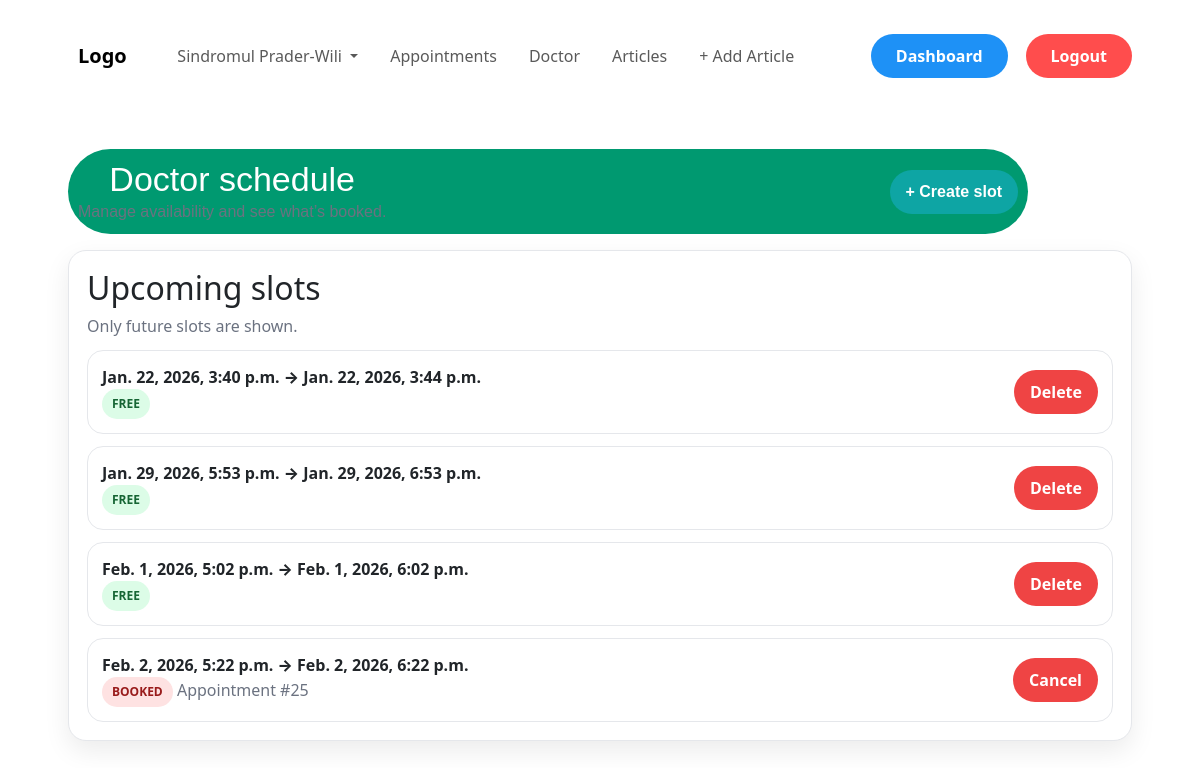
The app's page /appointments/doctor/schedule/ (signed in), older data.
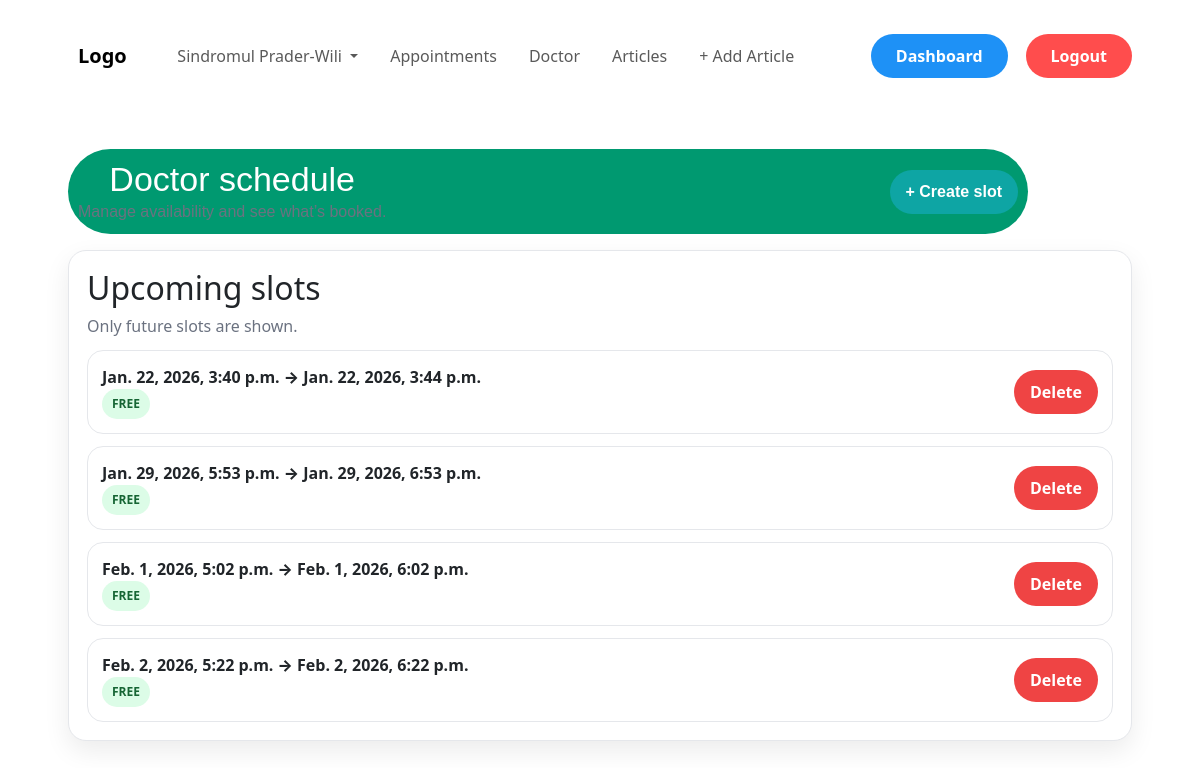
The same page, newer data.
### appointments/models.py (models this page shows, shortened)
class AppointmentSlot(models.Model):
    STATUS_CHOICES = [
        ("available", "Available"),
        ("booked", "Booked"),
        ("cancelled", "Cancelled"),
    ]
    doctor = models.ForeignKey(User, on_delete=models.CASCADE, related_name="slots")
    start_time = models.DateTimeField()
    end_time = models.DateTimeField()
    status = models.CharField(max_length=20, choices=STATUS_CHOICES, default="available")
    class Meta:
        indexes = [
            models.Index(fields=["doctor", "start_time", "status"]),
        ]

### appointments/views.py (the view)
# urls.py: path("doctor/schedule/", views.doctor_schedule, name="doctor_schedule"),
@login_required
def doctor_schedule(request: HttpRequest) -> HttpResponse:
    if not request.user.is_staff:
        return HttpResponseForbidden("Only doctors can view this page.")
    appt_id_sq = Appointment.objects.filter(
        slot_id=OuterRef("pk"),
        status="booked",
    ).values("id")[:1]
    slots = (
        AppointmentSlot.objects
        .filter(doctor=request.user, start_time__gte=timezone.now())
        .annotate(booked_appointment_id=Subquery(appt_id_sq))
        .order_by("start_time")
    )
    return render(request, "appointments/doctor_schedule.html", {"slots": slots})

### appointments/templates/appointments/doctor_schedule.html (shortened to what this page needs)
{% load static %}
<!doctype html>
<html lang="en">
<head>
   <link rel="stylesheet" href="{% static 'css/style.css' %}">
  <link rel="stylesheet" href="https://cdn.jsdelivr.net/npm/bootstrap@5.3.3/dist/css/bootstrap.min.css">
</head>
<body>
      {% include "index/navbar.html" %}
    <main class="container">
        <div class="header">
            <div>
                <h1>Doctor schedule</h1>
                <div class="muted">Manage availability and see what’s booked.</div>
            </div>
            <a class="btn" href="{% url 'appointments:doctor_create_slot' %}">+ Create slot</a>
        </div>
        <div class="card" style="margin-top:16px;">
            <h2 style="margin:0 0 6px;">Upcoming slots</h2>
            <div class="muted">Only future slots are shown.</div>
            {% for s in slots %}
            <div class="slot">
                <div>
                    <div style="font-weight:800;">
                        {{ s.start_time }} → {{ s.end_time }}
                    </div>
                    {% if s.booked_appointment_id %}
                    <span class="pill pill-booked">BOOKED</span>
                    <span class="muted">Appointment #{{ s.booked_appointment_id }}</span>
                    {% else %}
                    <span class="pill pill-free">FREE</span>
                    {% endif %}
                </div>
                {% if s.booked_appointment_id %}
                <form method="post" action="{% url 'appointments:cancel' s.booked_appointment_id %}">
                    <button class="btn btn-danger" type="submit">Cancel</button>
                </form>
                {% else %}
                <form method="post" action="{% url 'appointments:doctor_delete_slot' s.id %}">
                    <button class="btn btn-danger" type="submit">Delete</button>
                </form>
                {% endif %}
            </div>
            {% empty %}
            <p class="muted" style="margin-top:14px;">No upcoming slots.</p>
            {% endfor %}
        </div>
    </main>
</body>
</html>

Row changes from the older to the newer data that the page shows:
changed AppointmentSlot "Feb. 2, 2026, 5:22 p.m.": booked_appointment_id "25" → (not shown); text "BOOKED Appointment # Cancel" → "FREE Delete"
